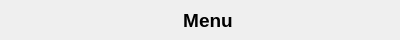
<?xml version="1.0" encoding="UTF-8"?>
<ui version="4.0">
 <class>StatusBar</class>
 <widget class="QWidget" name="StatusBar">
  <property name="geometry">
   <rect>
    <x>0</x>
    <y>0</y>
    <width>400</width>
    <height>40</height>
   </rect>
  </property>
  <property name="sizePolicy">
   <sizepolicy hsizetype="Preferred" vsizetype="Minimum">
    <horstretch>0</horstretch>
    <verstretch>0</verstretch>
   </sizepolicy>
  </property>
  <property name="minimumSize">
   <size>
    <width>0</width>
    <height>40</height>
   </size>
  </property>
  <property name="maximumSize">
   <size>
    <width>16777215</width>
    <height>40</height>
   </size>
  </property>
  <property name="windowTitle">
   <string>Form</string>
  </property>
  <property name="styleSheet">
   <string notr="true">background: qlineargradient(
    x1:0, y1:0, 
    x2:0, y2:1, 
    stop:0 #ffffff, 
    stop:1 #aaaaaa
);</string>
  </property>
  <layout class="QHBoxLayout" name="horizontalLayout">
   <property name="spacing">
    <number>0</number>
   </property>
   <property name="leftMargin">
    <number>0</number>
   </property>
   <property name="topMargin">
    <number>0</number>
   </property>
   <property name="rightMargin">
    <number>0</number>
   </property>
   <property name="bottomMargin">
    <number>0</number>
   </property>
   <item>
    <widget class="QWidget" name="widget" native="true">
     <property name="sizePolicy">
      <sizepolicy hsizetype="Minimum" vsizetype="Expanding">
       <horstretch>0</horstretch>
       <verstretch>0</verstretch>
      </sizepolicy>
     </property>
     <property name="minimumSize">
      <size>
       <width>10</width>
       <height>10</height>
      </size>
     </property>
     <property name="maximumSize">
      <size>
       <width>40</width>
       <height>40</height>
      </size>
     </property>
     <layout class="QHBoxLayout" name="horizontalLayout_2">
      <property name="spacing">
       <number>0</number>
      </property>
      <property name="leftMargin">
       <number>10</number>
      </property>
      <property name="topMargin">
       <number>10</number>
      </property>
      <property name="rightMargin">
       <number>10</number>
      </property>
      <property name="bottomMargin">
       <number>10</number>
      </property>
      <item>
       <widget class="QLabel" name="PlaybackStatus">
        <property name="sizePolicy">
         <sizepolicy hsizetype="Maximum" vsizetype="Minimum">
          <horstretch>0</horstretch>
          <verstretch>0</verstretch>
         </sizepolicy>
        </property>
        <property name="minimumSize">
         <size>
          <width>16</width>
          <height>16</height>
         </size>
        </property>
        <property name="maximumSize">
         <size>
          <width>16</width>
          <height>16</height>
         </size>
        </property>
        <property name="styleSheet">
         <string notr="true">background: transparent;</string>
        </property>
        <property name="text">
         <string/>
        </property>
        <property name="scaledContents">
         <bool>true</bool>
        </property>
        <property name="alignment">
         <set>Qt::AlignCenter</set>
        </property>
       </widget>
      </item>
     </layout>
    </widget>
   </item>
   <item>
    <widget class="QLabel" name="Title">
     <property name="sizePolicy">
      <sizepolicy hsizetype="Expanding" vsizetype="Preferred">
       <horstretch>0</horstretch>
       <verstretch>0</verstretch>
      </sizepolicy>
     </property>
     <property name="font">
      <font>
       <pointsize>14</pointsize>
       <bold>true</bold>
      </font>
     </property>
     <property name="text">
      <string>Menu</string>
     </property>
     <property name="alignment">
      <set>Qt::AlignCenter</set>
     </property>
     <property name="margin">
      <number>10</number>
     </property>
    </widget>
   </item>
   <item>
    <widget class="QWidget" name="widget_2" native="true">
     <property name="sizePolicy">
      <sizepolicy hsizetype="Minimum" vsizetype="Expanding">
       <horstretch>0</horstretch>
       <verstretch>0</verstretch>
      </sizepolicy>
     </property>
     <property name="maximumSize">
      <size>
       <width>40</width>
       <height>40</height>
      </size>
     </property>
     <layout class="QHBoxLayout" name="horizontalLayout_3">
      <property name="spacing">
       <number>0</number>
      </property>
      <property name="leftMargin">
       <number>10</number>
      </property>
      <property name="topMargin">
       <number>10</number>
      </property>
      <property name="rightMargin">
       <number>10</number>
      </property>
      <property name="bottomMargin">
       <number>10</number>
      </property>
     </layout>
    </widget>
   </item>
  </layout>
 </widget>
 <resources/>
 <connections/>
</ui>
